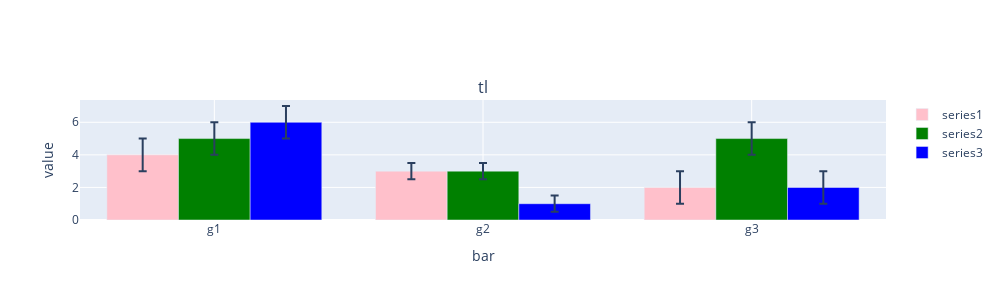

Notebook code for this chart:
### Code cell
# series bar plot
h = [None]*3
group_labels = ['g1', 'g2', 'g3']
bar1_data = [4,3,2]
bar1_errors = [1,0.5,1]
h[0] = ep.bar(y=bar1_data, x=group_labels, error_y=bar1_errors, color='pink',
          xlabel='bar',ylabel='value', title='tl', name='series1')
bar2_data = [5,3,5]
bar2_errors = [1,0.5,1]
h[1] = ep.bar(y=bar2_data, x=group_labels, error_y=bar2_errors, color='green',
          xlabel='bar',ylabel='value', title='tl', name='series2')
bar3_data = [6,1,2]
bar3_errors = [1,0.5,1]
h[2] = ep.bar(y=bar3_data, x=group_labels, error_y=bar3_errors, color='blue',
          xlabel='bar',ylabel='value', title='tl', name='series3')
ep.plot_all(h, panels=[1,1,1], outfile=os.path.join('test_figs', 'bar_series.png'),
           showlegend=True)

### Figure 1 — Plotly figure (JSON) as saved in the notebook; plotly's stock layout.template omitted (floating-point values rounded to 4 significant figures)
{"data": [{"error_y": {"array": [1, 0.5, 1], "type": "data", "visible": true}, "marker": {"color": "pink"}, "name": "series1", "type": "bar", "x": ["g1", "g2", "g3"], "xaxis": "x", "y": [4, 3, 2], "yaxis": "y"}, {"error_y": {"array": [1, 0.5, 1], "type": "data", "visible": true}, "marker": {"color": "green"}, "name": "series2", "type": "bar", "x": ["g1", "g2", "g3"], "xaxis": "x", "y": [5, 3, 5], "yaxis": "y"}, {"error_y": {"array": [1, 0.5, 1], "type": "data", "visible": true}, "marker": {"color": "blue"}, "name": "series3", "type": "bar", "x": ["g1", "g2", "g3"], "xaxis": "x", "y": [6, 1, 2], "yaxis": "y"}], "layout": {"annotations": [{"font": {"size": 16}, "showarrow": false, "text": "tl", "x": 0.5, "xanchor": "center", "xref": "paper", "y": 1, "yanchor": "bottom", "yref": "paper"}], "height": 300, "showlegend": true, "width": 1000, "xaxis": {"anchor": "y", "domain": [0, 1], "showgrid": true, "title": {"text": "bar"}}, "yaxis": {"anchor": "x", "domain": [0, 1], "showgrid": true, "title": {"text": "value"}}}}
